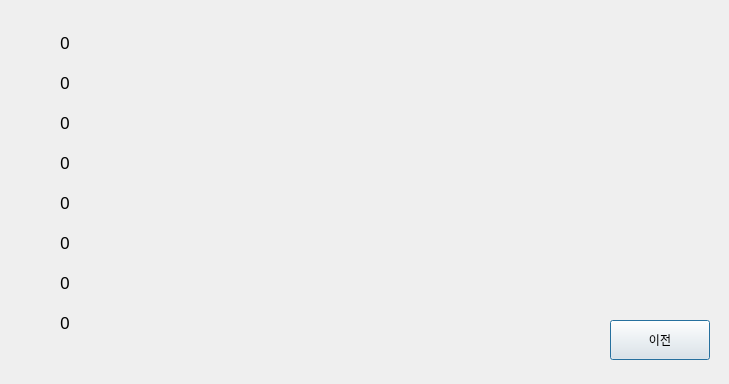
<?xml version="1.0" encoding="UTF-8"?>
<ui version="4.0">
 <class>Dialog</class>
 <widget class="QDialog" name="Dialog">
  <property name="geometry">
   <rect>
    <x>0</x>
    <y>0</y>
    <width>729</width>
    <height>384</height>
   </rect>
  </property>
  <property name="windowTitle">
   <string>Dialog</string>
  </property>
  <widget class="QPushButton" name="Exit">
   <property name="geometry">
    <rect>
     <x>610</x>
     <y>320</y>
     <width>100</width>
     <height>40</height>
    </rect>
   </property>
   <property name="font">
    <font>
     <family>맑은 고딕</family>
    </font>
   </property>
   <property name="text">
    <string>이전</string>
   </property>
  </widget>
  <widget class="QLabel" name="label0">
   <property name="geometry">
    <rect>
     <x>60</x>
     <y>30</y>
     <width>551</width>
     <height>31</height>
    </rect>
   </property>
   <property name="font">
    <font>
     <family>궁서</family>
     <pointsize>13</pointsize>
    </font>
   </property>
   <property name="text">
    <string>0</string>
   </property>
   <property name="alignment">
    <set>Qt::AlignLeading|Qt::AlignLeft|Qt::AlignTop</set>
   </property>
  </widget>
  <widget class="QLabel" name="label1">
   <property name="geometry">
    <rect>
     <x>60</x>
     <y>70</y>
     <width>551</width>
     <height>31</height>
    </rect>
   </property>
   <property name="font">
    <font>
     <family>궁서</family>
     <pointsize>13</pointsize>
    </font>
   </property>
   <property name="text">
    <string>0</string>
   </property>
   <property name="alignment">
    <set>Qt::AlignLeading|Qt::AlignLeft|Qt::AlignTop</set>
   </property>
  </widget>
  <widget class="QLabel" name="label2">
   <property name="geometry">
    <rect>
     <x>60</x>
     <y>110</y>
     <width>551</width>
     <height>31</height>
    </rect>
   </property>
   <property name="font">
    <font>
     <family>궁서</family>
     <pointsize>13</pointsize>
    </font>
   </property>
   <property name="text">
    <string>0</string>
   </property>
   <property name="alignment">
    <set>Qt::AlignLeading|Qt::AlignLeft|Qt::AlignTop</set>
   </property>
  </widget>
  <widget class="QLabel" name="label3">
   <property name="geometry">
    <rect>
     <x>60</x>
     <y>150</y>
     <width>551</width>
     <height>31</height>
    </rect>
   </property>
   <property name="font">
    <font>
     <family>궁서</family>
     <pointsize>13</pointsize>
    </font>
   </property>
   <property name="text">
    <string>0</string>
   </property>
   <property name="alignment">
    <set>Qt::AlignLeading|Qt::AlignLeft|Qt::AlignTop</set>
   </property>
  </widget>
  <widget class="QLabel" name="label4">
   <property name="geometry">
    <rect>
     <x>60</x>
     <y>190</y>
     <width>551</width>
     <height>31</height>
    </rect>
   </property>
   <property name="font">
    <font>
     <family>궁서</family>
     <pointsize>13</pointsize>
    </font>
   </property>
   <property name="text">
    <string>0</string>
   </property>
   <property name="alignment">
    <set>Qt::AlignLeading|Qt::AlignLeft|Qt::AlignTop</set>
   </property>
  </widget>
  <widget class="QLabel" name="label6">
   <property name="geometry">
    <rect>
     <x>60</x>
     <y>270</y>
     <width>551</width>
     <height>31</height>
    </rect>
   </property>
   <property name="font">
    <font>
     <family>궁서</family>
     <pointsize>13</pointsize>
    </font>
   </property>
   <property name="text">
    <string>0</string>
   </property>
   <property name="alignment">
    <set>Qt::AlignLeading|Qt::AlignLeft|Qt::AlignTop</set>
   </property>
  </widget>
  <widget class="QLabel" name="label5">
   <property name="geometry">
    <rect>
     <x>60</x>
     <y>230</y>
     <width>551</width>
     <height>31</height>
    </rect>
   </property>
   <property name="font">
    <font>
     <family>궁서</family>
     <pointsize>13</pointsize>
    </font>
   </property>
   <property name="text">
    <string>0</string>
   </property>
   <property name="alignment">
    <set>Qt::AlignLeading|Qt::AlignLeft|Qt::AlignTop</set>
   </property>
  </widget>
  <widget class="QLabel" name="label7">
   <property name="geometry">
    <rect>
     <x>60</x>
     <y>310</y>
     <width>551</width>
     <height>31</height>
    </rect>
   </property>
   <property name="font">
    <font>
     <family>궁서</family>
     <pointsize>13</pointsize>
    </font>
   </property>
   <property name="text">
    <string>0</string>
   </property>
   <property name="alignment">
    <set>Qt::AlignLeading|Qt::AlignLeft|Qt::AlignTop</set>
   </property>
  </widget>
 </widget>
 <resources/>
 <connections/>
</ui>
